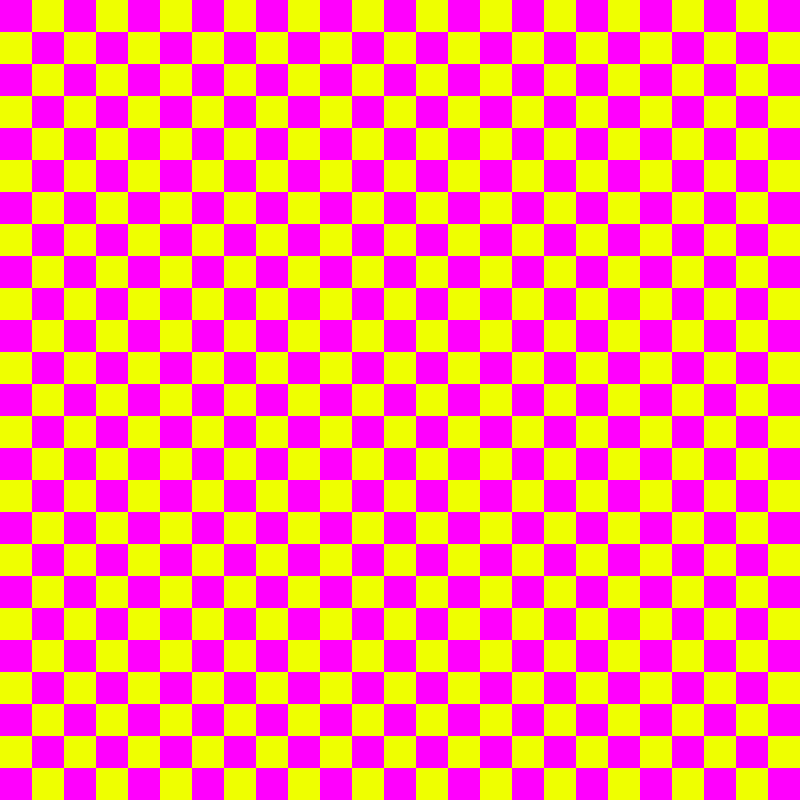

Below is a game level as drawn by its tile map, then a one-line description and the .tmx that defines it (tile-layer data replaced by summaries):
An orthogonal 25x25 tile map with 32x32 px tiles, 1 tile layer (Tile Layer 1).

<map version="1.0" orientation="orthogonal" renderorder="right-down" width="25" height="25" tilewidth="32" tileheight="32" nextobjectid="1">
 <tileset firstgid="1" name="tilesettemplate" tilewidth="32" tileheight="32">
  <image source="../Tilesets/tilesettemplate.png" width="480" height="800" />
 </tileset>
 <layer name="Tile Layer 1" width="25" height="25">
  <properties>
   <property name="Lay Her Property...get it?" value="69" />
   <property name="Tile Layer 2" value="2" />
  </properties>
  <data>[625 cells, 625 non-empty, 4 distinct tile ids]</data>
 </layer>
</map>
